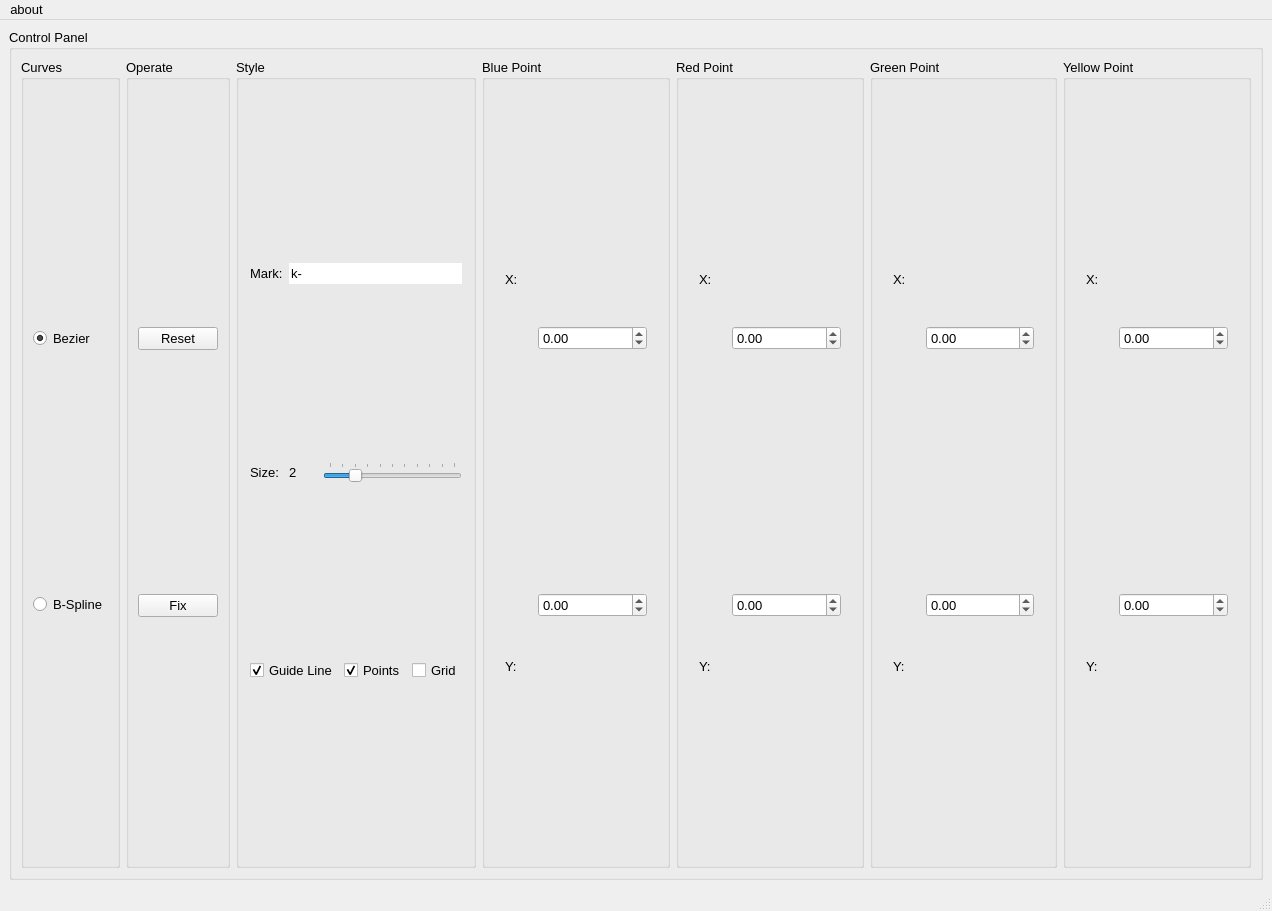
<?xml version="1.0" encoding="UTF-8"?>
<ui version="4.0">
 <class>MainWindow</class>
 <widget class="QMainWindow" name="MainWindow">
  <property name="geometry">
   <rect>
    <x>0</x>
    <y>0</y>
    <width>1272</width>
    <height>911</height>
   </rect>
  </property>
  <property name="font">
   <font>
    <family>Microsoft YaHei UI</family>
    <pointsize>10</pointsize>
   </font>
  </property>
  <property name="windowTitle">
   <string>Curves Displayer</string>
  </property>
  <property name="windowIcon">
   <iconset>
    <normaloff>ico.ico</normaloff>ico.ico</iconset>
  </property>
  <property name="windowOpacity">
   <double>3.000000000000000</double>
  </property>
  <property name="iconSize">
   <size>
    <width>100</width>
    <height>100</height>
   </size>
  </property>
  <widget class="QWidget" name="centralwidget">
   <layout class="QVBoxLayout" name="verticalLayout" stretch="4,0">
    <item>
     <layout class="QVBoxLayout" name="verticalLayout_13"/>
    </item>
    <item>
     <widget class="QGroupBox" name="groupBox">
      <property name="title">
       <string>Control Panel</string>
      </property>
      <layout class="QHBoxLayout" name="horizontalLayout" stretch="1,1,2,2,2,2,2">
       <item>
        <widget class="QGroupBox" name="groupBox_2">
         <property name="title">
          <string>Curves</string>
         </property>
         <layout class="QVBoxLayout" name="verticalLayout_2" stretch="1,1">
          <item>
           <widget class="QRadioButton" name="radioButton">
            <property name="text">
             <string>Bezier</string>
            </property>
            <property name="checkable">
             <bool>true</bool>
            </property>
            <property name="checked">
             <bool>true</bool>
            </property>
            <property name="autoRepeat">
             <bool>false</bool>
            </property>
           </widget>
          </item>
          <item>
           <widget class="QRadioButton" name="radioButton_2">
            <property name="text">
             <string>B-Spline</string>
            </property>
           </widget>
          </item>
         </layout>
        </widget>
       </item>
       <item>
        <widget class="QGroupBox" name="groupBox_8">
         <property name="title">
          <string>Operate</string>
         </property>
         <layout class="QVBoxLayout" name="verticalLayout_8">
          <item>
           <layout class="QHBoxLayout" name="horizontalLayout_9" stretch="0">
            <item>
             <widget class="QPushButton" name="pushButton">
              <property name="text">
               <string>Reset</string>
              </property>
             </widget>
            </item>
           </layout>
          </item>
          <item>
           <layout class="QHBoxLayout" name="horizontalLayout_10" stretch="0">
            <item>
             <widget class="QPushButton" name="pushButton_2">
              <property name="text">
               <string>Fix</string>
              </property>
             </widget>
            </item>
           </layout>
          </item>
         </layout>
        </widget>
       </item>
       <item>
        <widget class="QGroupBox" name="groupBox_7">
         <property name="title">
          <string>Style</string>
         </property>
         <layout class="QVBoxLayout" name="verticalLayout_14" stretch="1,1,0">
          <property name="leftMargin">
           <number>11</number>
          </property>
          <property name="topMargin">
           <number>11</number>
          </property>
          <property name="rightMargin">
           <number>11</number>
          </property>
          <item>
           <layout class="QHBoxLayout" name="horizontalLayout_6">
            <item>
             <widget class="QLabel" name="label">
              <property name="text">
               <string>Mark:</string>
              </property>
             </widget>
            </item>
            <item>
             <widget class="QLineEdit" name="lineEdit">
              <property name="inputMask">
               <string/>
              </property>
              <property name="text">
               <string>k-</string>
              </property>
              <property name="frame">
               <bool>false</bool>
              </property>
              <property name="cursorPosition">
               <number>2</number>
              </property>
              <property name="dragEnabled">
               <bool>false</bool>
              </property>
              <property name="placeholderText">
               <string/>
              </property>
              <property name="cursorMoveStyle">
               <enum>Qt::LogicalMoveStyle</enum>
              </property>
             </widget>
            </item>
           </layout>
          </item>
          <item>
           <layout class="QHBoxLayout" name="horizontalLayout_7" stretch="1,1,5">
            <item>
             <widget class="QLabel" name="label_4">
              <property name="text">
               <string>Size: </string>
              </property>
             </widget>
            </item>
            <item>
             <widget class="QLabel" name="label_10">
              <property name="text">
               <string>2</string>
              </property>
             </widget>
            </item>
            <item>
             <widget class="QSlider" name="horizontalSlider">
              <property name="maximum">
               <number>10</number>
              </property>
              <property name="pageStep">
               <number>5</number>
              </property>
              <property name="value">
               <number>2</number>
              </property>
              <property name="sliderPosition">
               <number>2</number>
              </property>
              <property name="tracking">
               <bool>true</bool>
              </property>
              <property name="orientation">
               <enum>Qt::Horizontal</enum>
              </property>
              <property name="invertedControls">
               <bool>false</bool>
              </property>
              <property name="tickPosition">
               <enum>QSlider::TicksAbove</enum>
              </property>
              <property name="tickInterval">
               <number>1</number>
              </property>
             </widget>
            </item>
           </layout>
          </item>
          <item>
           <layout class="QHBoxLayout" name="horizontalLayout_8">
            <item>
             <widget class="QCheckBox" name="checkBox">
              <property name="text">
               <string>Guide Line</string>
              </property>
              <property name="checked">
               <bool>true</bool>
              </property>
             </widget>
            </item>
            <item>
             <widget class="QCheckBox" name="checkBox_2">
              <property name="text">
               <string>Points</string>
              </property>
              <property name="checked">
               <bool>true</bool>
              </property>
             </widget>
            </item>
            <item>
             <widget class="QCheckBox" name="checkBox_3">
              <property name="text">
               <string>Grid</string>
              </property>
             </widget>
            </item>
           </layout>
          </item>
         </layout>
        </widget>
       </item>
       <item>
        <widget class="QGroupBox" name="groupBox_3">
         <property name="title">
          <string>Blue Point</string>
         </property>
         <layout class="QHBoxLayout" name="horizontalLayout_2" stretch="1,4">
          <property name="leftMargin">
           <number>20</number>
          </property>
          <property name="rightMargin">
           <number>20</number>
          </property>
          <item>
           <layout class="QVBoxLayout" name="verticalLayout_5">
            <item>
             <widget class="QLabel" name="label_2">
              <property name="text">
               <string>X:</string>
              </property>
             </widget>
            </item>
            <item>
             <widget class="QLabel" name="label_3">
              <property name="text">
               <string>Y:</string>
              </property>
             </widget>
            </item>
           </layout>
          </item>
          <item>
           <layout class="QVBoxLayout" name="verticalLayout_6">
            <item>
             <widget class="QDoubleSpinBox" name="doubleSpinBox_1">
              <property name="decimals">
               <number>2</number>
              </property>
              <property name="minimum">
               <double>-999.000000000000000</double>
              </property>
              <property name="maximum">
               <double>999.990000000000009</double>
              </property>
             </widget>
            </item>
            <item>
             <widget class="QDoubleSpinBox" name="doubleSpinBox_2">
              <property name="decimals">
               <number>2</number>
              </property>
              <property name="minimum">
               <double>-999.000000000000000</double>
              </property>
              <property name="maximum">
               <double>999.990000000000009</double>
              </property>
             </widget>
            </item>
           </layout>
          </item>
         </layout>
        </widget>
       </item>
       <item>
        <widget class="QGroupBox" name="groupBox_4">
         <property name="title">
          <string>Red Point</string>
         </property>
         <layout class="QHBoxLayout" name="horizontalLayout_4" stretch="1,4">
          <property name="leftMargin">
           <number>20</number>
          </property>
          <property name="rightMargin">
           <number>20</number>
          </property>
          <item>
           <layout class="QVBoxLayout" name="verticalLayout_7">
            <item>
             <widget class="QLabel" name="label_5">
              <property name="text">
               <string>X:</string>
              </property>
             </widget>
            </item>
            <item>
             <widget class="QLabel" name="label_6">
              <property name="text">
               <string>Y:</string>
              </property>
             </widget>
            </item>
           </layout>
          </item>
          <item>
           <layout class="QVBoxLayout" name="verticalLayout_3">
            <item>
             <widget class="QDoubleSpinBox" name="doubleSpinBox_3">
              <property name="decimals">
               <number>2</number>
              </property>
              <property name="minimum">
               <double>-999.000000000000000</double>
              </property>
              <property name="maximum">
               <double>999.990000000000009</double>
              </property>
             </widget>
            </item>
            <item>
             <widget class="QDoubleSpinBox" name="doubleSpinBox_4">
              <property name="decimals">
               <number>2</number>
              </property>
              <property name="minimum">
               <double>-999.000000000000000</double>
              </property>
              <property name="maximum">
               <double>999.990000000000009</double>
              </property>
             </widget>
            </item>
           </layout>
          </item>
         </layout>
        </widget>
       </item>
       <item>
        <widget class="QGroupBox" name="groupBox_5">
         <property name="title">
          <string>Green Point</string>
         </property>
         <layout class="QHBoxLayout" name="horizontalLayout_3" stretch="1,4">
          <property name="leftMargin">
           <number>20</number>
          </property>
          <property name="rightMargin">
           <number>20</number>
          </property>
          <item>
           <layout class="QVBoxLayout" name="verticalLayout_9">
            <item>
             <widget class="QLabel" name="label_8">
              <property name="text">
               <string>X:</string>
              </property>
             </widget>
            </item>
            <item>
             <widget class="QLabel" name="label_9">
              <property name="text">
               <string>Y:</string>
              </property>
             </widget>
            </item>
           </layout>
          </item>
          <item>
           <layout class="QVBoxLayout" name="verticalLayout_10">
            <item>
             <widget class="QDoubleSpinBox" name="doubleSpinBox_5">
              <property name="decimals">
               <number>2</number>
              </property>
              <property name="minimum">
               <double>-999.000000000000000</double>
              </property>
              <property name="maximum">
               <double>999.990000000000009</double>
              </property>
             </widget>
            </item>
            <item>
             <widget class="QDoubleSpinBox" name="doubleSpinBox_6">
              <property name="decimals">
               <number>2</number>
              </property>
              <property name="minimum">
               <double>-999.000000000000000</double>
              </property>
              <property name="maximum">
               <double>999.990000000000009</double>
              </property>
             </widget>
            </item>
           </layout>
          </item>
         </layout>
        </widget>
       </item>
       <item>
        <widget class="QGroupBox" name="groupBox_6">
         <property name="title">
          <string>Yellow Point</string>
         </property>
         <layout class="QHBoxLayout" name="horizontalLayout_5" stretch="1,4">
          <property name="leftMargin">
           <number>20</number>
          </property>
          <property name="rightMargin">
           <number>20</number>
          </property>
          <item>
           <layout class="QVBoxLayout" name="verticalLayout_12">
            <item>
             <widget class="QLabel" name="label_11">
              <property name="text">
               <string>X:</string>
              </property>
             </widget>
            </item>
            <item>
             <widget class="QLabel" name="label_12">
              <property name="text">
               <string>Y:</string>
              </property>
             </widget>
            </item>
           </layout>
          </item>
          <item>
           <layout class="QVBoxLayout" name="verticalLayout_4">
            <item>
             <widget class="QDoubleSpinBox" name="doubleSpinBox_7">
              <property name="decimals">
               <number>2</number>
              </property>
              <property name="minimum">
               <double>-999.000000000000000</double>
              </property>
              <property name="maximum">
               <double>999.990000000000009</double>
              </property>
             </widget>
            </item>
            <item>
             <widget class="QDoubleSpinBox" name="doubleSpinBox_8">
              <property name="decimals">
               <number>2</number>
              </property>
              <property name="minimum">
               <double>-999.000000000000000</double>
              </property>
              <property name="maximum">
               <double>999.990000000000009</double>
              </property>
             </widget>
            </item>
           </layout>
          </item>
         </layout>
        </widget>
       </item>
      </layout>
     </widget>
    </item>
   </layout>
  </widget>
  <widget class="QMenuBar" name="menubar">
   <property name="geometry">
    <rect>
     <x>0</x>
     <y>0</y>
     <width>1272</width>
     <height>26</height>
    </rect>
   </property>
   <widget class="QMenu" name="menuabout">
    <property name="title">
     <string>about</string>
    </property>
    <addaction name="action"/>
   </widget>
   <addaction name="menuabout"/>
  </widget>
  <widget class="QStatusBar" name="statusbar"/>
  <action name="action">
   <property name="text">
    <string>author information</string>
   </property>
  </action>
 </widget>
 <tabstops>
  <tabstop>radioButton</tabstop>
  <tabstop>radioButton_2</tabstop>
  <tabstop>doubleSpinBox_2</tabstop>
  <tabstop>doubleSpinBox_4</tabstop>
  <tabstop>doubleSpinBox_5</tabstop>
  <tabstop>doubleSpinBox_6</tabstop>
  <tabstop>doubleSpinBox_8</tabstop>
 </tabstops>
 <resources/>
 <connections>
  <connection>
   <sender>horizontalSlider</sender>
   <signal>valueChanged(int)</signal>
   <receiver>label_10</receiver>
   <slot>setNum(int)</slot>
   <hints>
    <hint type="sourcelabel">
     <x>275</x>
     <y>802</y>
    </hint>
    <hint type="destinationlabel">
     <x>244</x>
     <y>794</y>
    </hint>
   </hints>
  </connection>
 </connections>
</ui>
